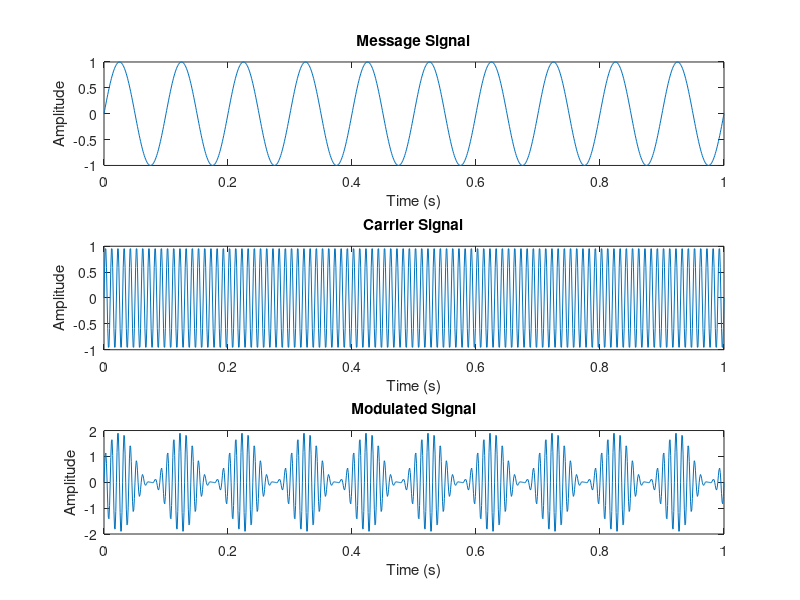
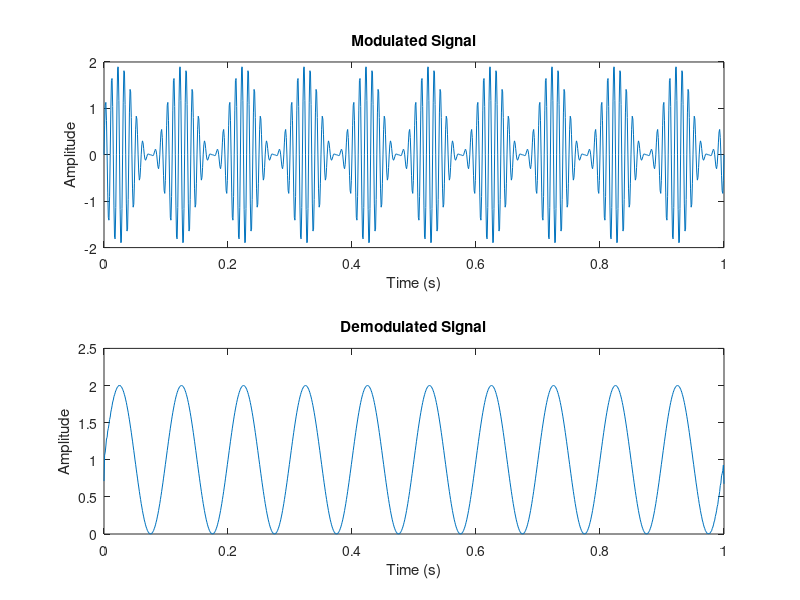

These figures' MATLAB source, in order:
%amplitude modulation and demodulation
clc;
clear all;
close all;

fs = 1000;
fc = 100; 
fm = 10; 
amplitude = 1; 

t = 0:1/fs:1;

message_signal = amplitude * sin(2*pi*fm*t);

carrier_signal = sin(2*pi*fc*t);

modulated_signal = (1 + message_signal) .* carrier_signal;

figure;
subplot(3,1,1);
plot(t, message_signal);
title('Message Signal');
xlabel('Time (s)');
ylabel('Amplitude');
subplot(3,1,2);
plot(t, carrier_signal);
title('Carrier Signal');
xlabel('Time (s)');
ylabel('Amplitude');
subplot(3,1,3);
plot(t, modulated_signal);
title('Modulated Signal');
xlabel('Time (s)');
ylabel('Amplitude');
% Amplitude Demodulation (AM)
% Demodulated signal
demodulated_signal = abs(hilbert(modulated_signal)); % Envelope detection
% Plotting
figure;
subplot(2,1,1);
plot(t, modulated_signal);
title('Modulated Signal');
xlabel('Time (s)');
ylabel('Amplitude');
subplot(2,1,2);
plot(t, demodulated_signal);
title('Demodulated Signal');
xlabel('Time (s)');
ylabel('Amplitude');

